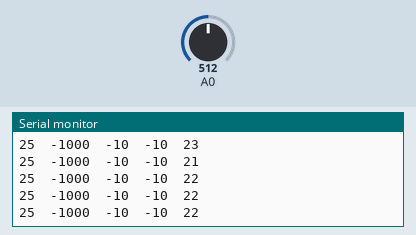
The sketch below on a simulated Arduino Uno, built with avr-gcc and run on an emulated ATmega328P. On the bench: the last lines printed to the serial monitor. The test bench sets the inputs (shaded band); at power-on: A0 = 512.

Above: at 1.2 s.
1.3 s: A0 set to 504
At 2.2 s:
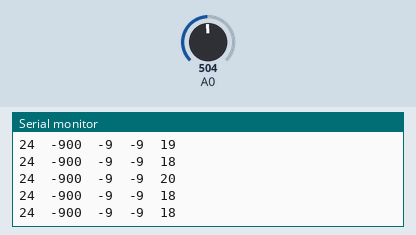
4.3 s: A0 set to 336
At 4.9 s:
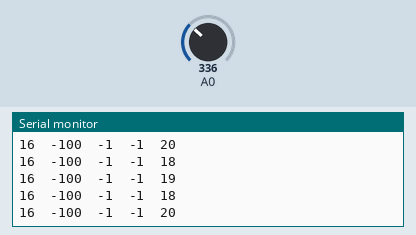
7.3 s: A0 set to 318
At 8.3 s:
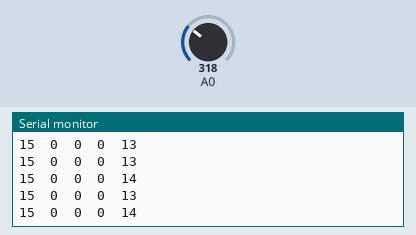
Timing chart, 0 to 10.3 s (numbered marks = the images above; inputs shaded):
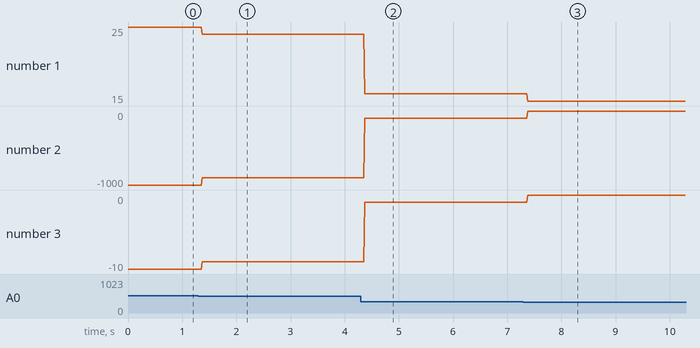

Measured:
- after the input at 1.3 s, the serial monitor: prints a new line after 0.07 s (image 1)
- after the input at 4.3 s, the serial monitor: prints a new line after 0.07 s (image 2)
- after the input at 7.3 s, the serial monitor: prints a new line after 0.08 s (image 3)
- plotted number 1: 25 → 24 after the input at 1.3 s, 24 → 16 after the input at 4.3 s, 16 → 15 after the input at 7.3 s
- plotted number 2: -1000 → -900 after the input at 1.3 s, -900 → -100 after the input at 4.3 s, -100 → 0 after the input at 7.3 s
- plotted number 3: -10 → -9 after the input at 1.3 s, -9 → -1 after the input at 4.3 s, -1 → 0 after the input at 7.3 s

The sketch:

pid_int.ino
```cpp
uint32_t lastTime;
const int Setpoint=15;
int kp,ki,kd;
long  Output;
long lastErr=0;
long errSum;

void setup()
{
	Serial.begin(9600);
}


void loop()
{
	tunings(100,100,200);
	compute();
}

void compute()
{
	int16_t Input=analogRead(A0);
	Input=map(Input,0,1024,0,50);
	Input=constrain(Input,0,50);
	long now=millis();
	long timeChange=(long)(now-lastTime);

	int error=Setpoint-Input;
	errSum+=(error*timeChange);
	double dErr=(error-lastErr)/timeChange;


	long proportional=kp*error;
	long integral=ki*errSum;
	double derivative=kd*dErr;
	Output=(proportional+integral+derivative);
//	Output=kp*error+ki*errSum+kd*dErr;

	lastErr=error;
	lastTime=now;

	Serial.print(Input);
	Serial.print("\t");
	Serial.print(proportional);
	Serial.print("\t");
	Serial.print(error);
	Serial.print("\t");
	Serial.print(lastErr);
	Serial.print("\t");
	Serial.println(timeChange);
}

void tunings(int Kp,int Ki,int Kd)
{
	kp = Kp;
	ki = Ki;
	kd = Kd;
}
```
